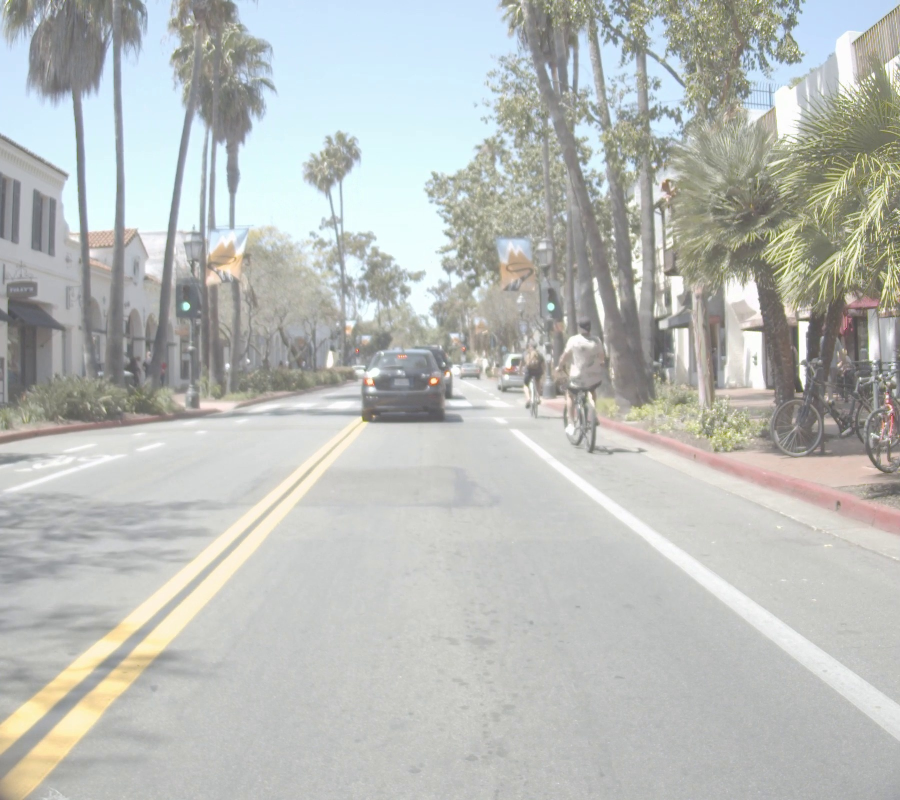
#> input picture data/img/FLIR_09312.jpg, 1800 x 1600 px (shown at 1/2 size); its folder holds only this picture in this run
$ python -i utils.py   (imports and definitions only)
#> lines starting #> are read from the running program, lines starting #| are printed output that depends on the picture
#> further down, picture is the input picture: shape (1600, 1800, 3); mean B, G, R 185.2, 188.6, 185.9
import PySimpleGUI as sg
import os, cv2, io
import matplotlib.pyplot as plt
import scipy
import scipy.cluster
import numpy as np
from matplotlib.colors import rgb_to_hsv, hsv_to_rgb
from sklearn.mixture import BayesianGaussianMixture

from sklearn.cluster import KMeans

# [1 line not run here, left out]
plt.rcParams['lines.linewidth'] = 0.6
# plt.rcParams['ytick.left'] = False

# [50 lines left out: functions plot_image, get_tree_data, draw_equal_hist, not called in this run]

def draw_hist(image):
    gray = cv2.cvtColor(image, cv2.COLOR_BGR2GRAY)
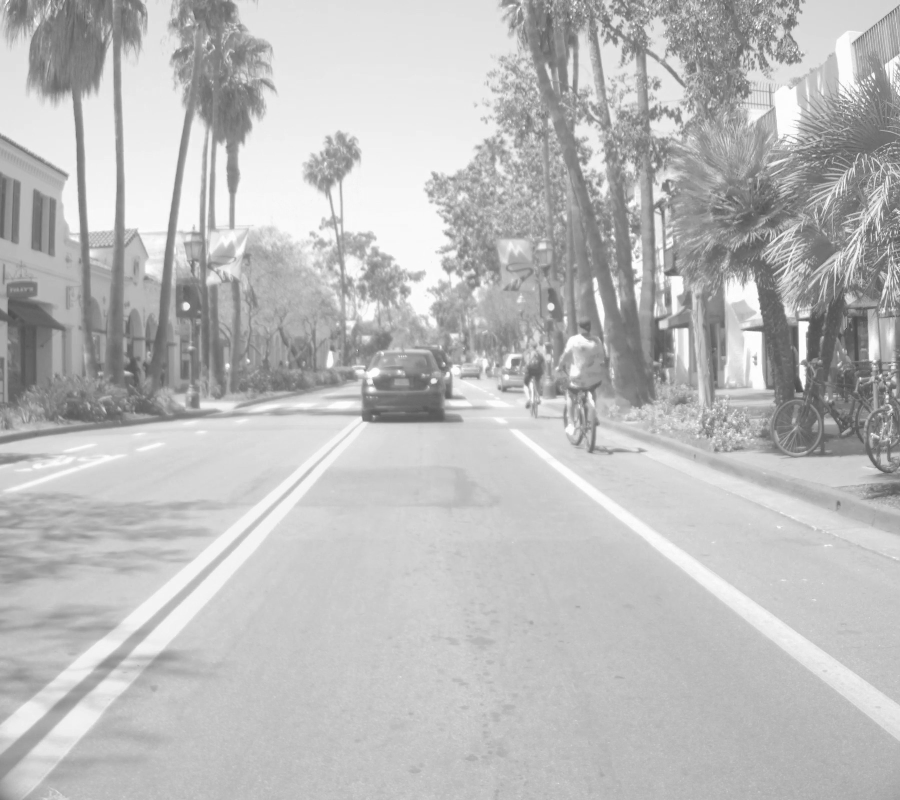
#> gray: shape (1600, 1800) (shown at 1/2 size); min 57, max 255, mean 187.4
    eq_grayscale_image = cv2.equalizeHist(gray)
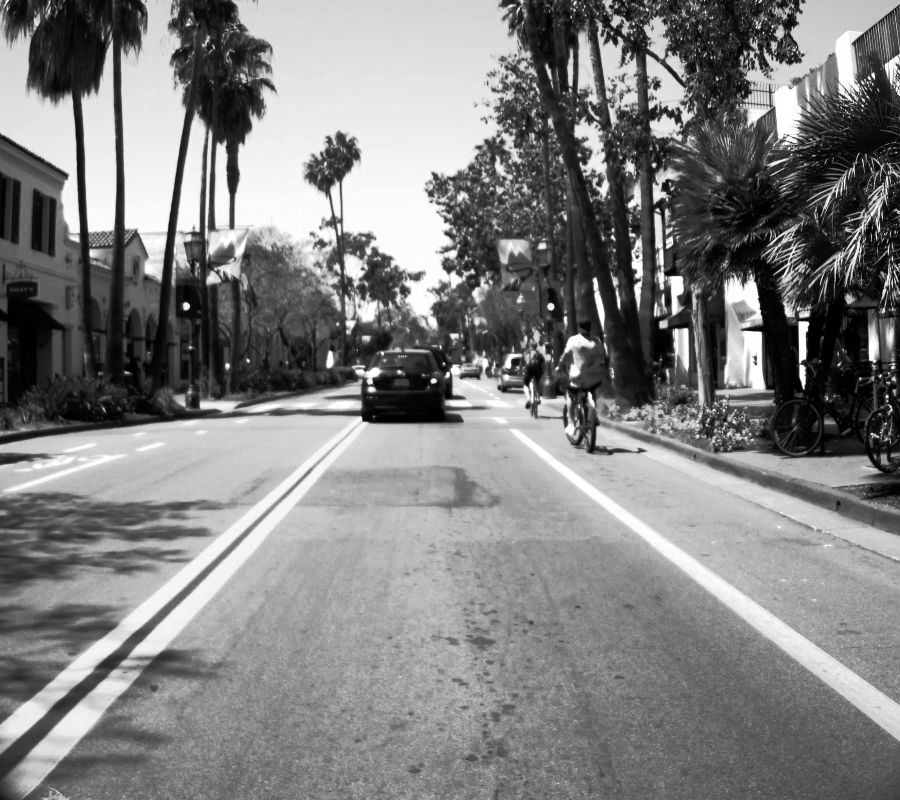
#> eq_grayscale_image: shape (1600, 1800) (shown at 1/2 size); min 0, max 255, mean 128.6

    fig, [ax2, ax1] = plt.subplots(2, 1, figsize=(2,3.5), sharex=True)
    # plt.title("Grayscale_Histogram", fontsize=9)
    histogram = cv2.calcHist([gray], [0], None, [256], [0, 256])
#> histogram = 256 values, max 52151 at index 194, min 0 at index 0, mean 11250
    eq_histogram = cv2.calcHist([eq_grayscale_image], [0], None, [256], [0, 256])
#> eq_histogram = 256 values, max 52151 at index 133, min 0 at index 22, mean 11250

    ax1.plot(histogram, color="C0", lw=0.6)
    ax1.set_title("GrayScale Hist")
    ax2.plot(eq_histogram, color="C8", lw=0.6)
    ax2.set_title("Eq'd Hist")

    fig.tight_layout()

    item = io.BytesIO()
    fig.savefig(item, format='png')
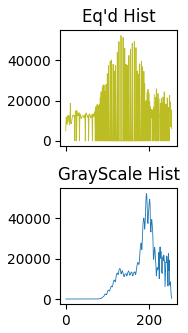
#> figure drawn by matplotlib, 2 panels; panel 2: curve peaks at x = 194, y = 52151
    plt.clf()
    plt.close('all')
    return gray, eq_grayscale_image, item.getvalue()

# [51 lines left out: functions draw_hsv, draw_rgb, draw_spectrum, not called in this run]

def rgb2hsv(rgb):
    return rgb_to_hsv(rgb)

def hsv2rgb(hsv):
    return hsv_to_rgb(hsv)

def rgb2hex(rgb):
    return '#%02x%02x%02x' % rgb

# [180 lines left out: functions elbow_plot, polyfit3d, plot_top_colors, plot_mask, plot_color_histogram, gaussian_mixture and 2 more, not called in this run]

>>> import cv2
>>> picture = cv2.imread('../data/img/FLIR_09312.jpg')
>>> result = draw_hist(picture)

$ run again, on data/img/FLIR_09331.jpg
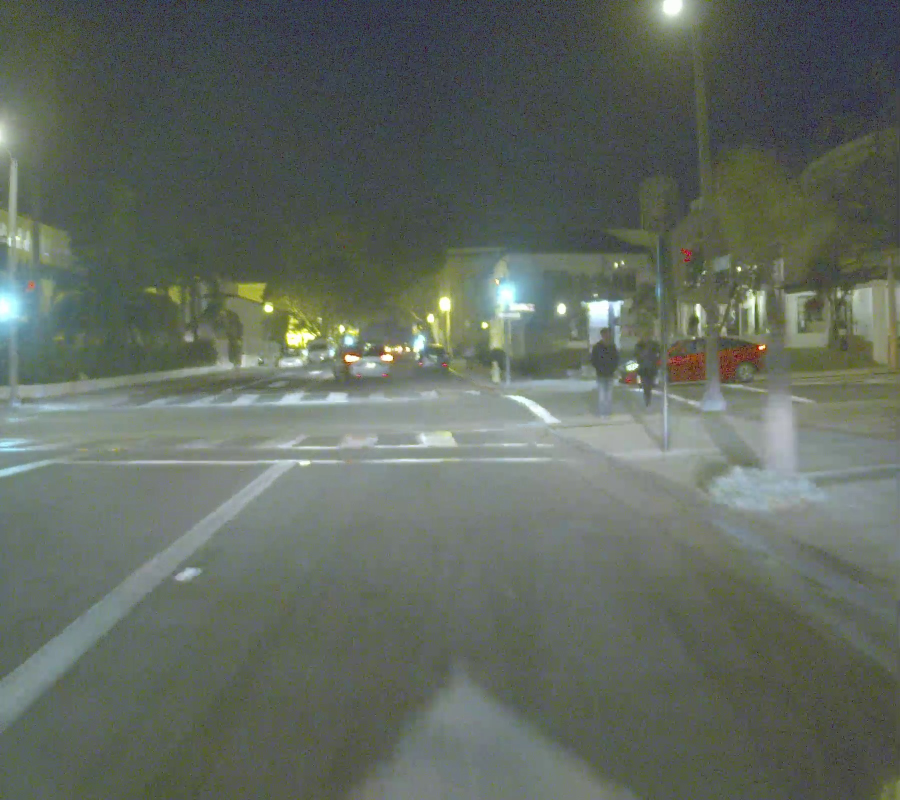
#> input picture data/img/FLIR_09331.jpg, 1800 x 1600 px (shown at 1/2 size)
#> picture is the input picture: shape (1600, 1800, 3); mean B, G, R 96.2, 105.7, 97.7
#> in draw_hist, `eq_grayscale_image = cv2.equalizeHist(gray)`:
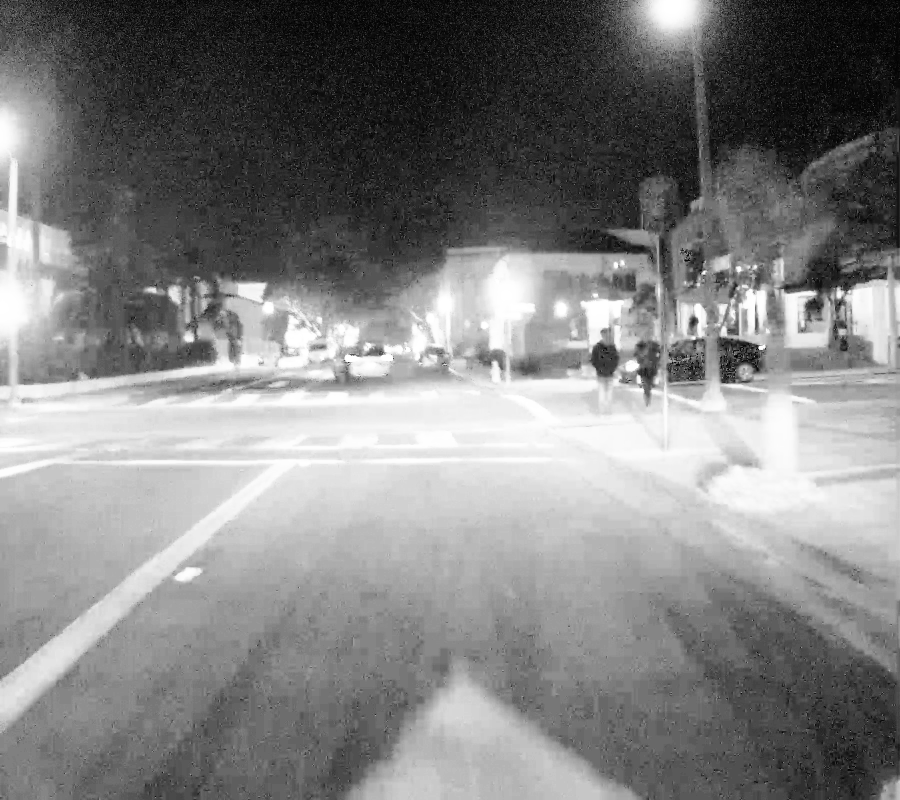
#> eq_grayscale_image: shape (1600, 1800) (shown at 1/2 size); min 0, max 255, mean 128.9
#> histogram = 256 values, max 56660 at index 89, min 0 at index 0, mean 11250
#> eq_histogram = 256 values, max 56660 at index 104, min 0 at index 11, mean 11250
#> in draw_hist, `fig.savefig(item, format='png')`:
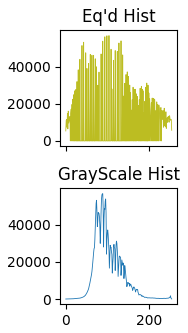
#> figure drawn by matplotlib, 2 panels; panel 2: curve peaks at x = 89, y = 56660

$ run again, on data/img/FLIR_09954.jpg
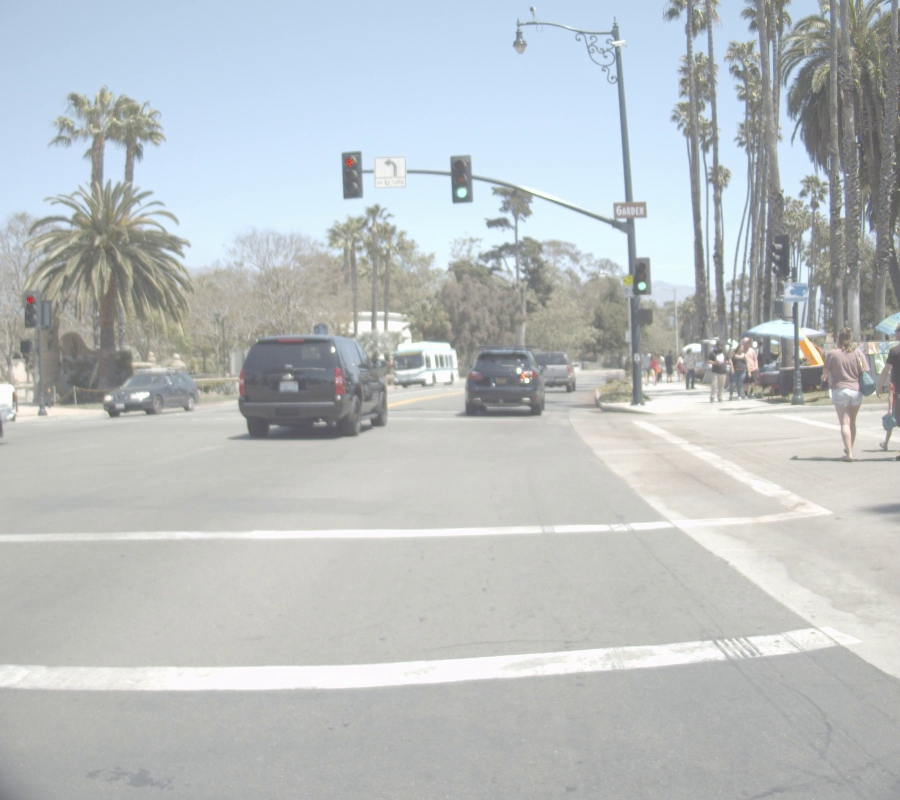
#> input picture data/img/FLIR_09954.jpg, 1800 x 1600 px (shown at 1/2 size)
#> picture is the input picture: shape (1600, 1800, 3); mean B, G, R 193.3, 191.8, 186.5
#> in draw_hist, `eq_grayscale_image = cv2.equalizeHist(gray)`:
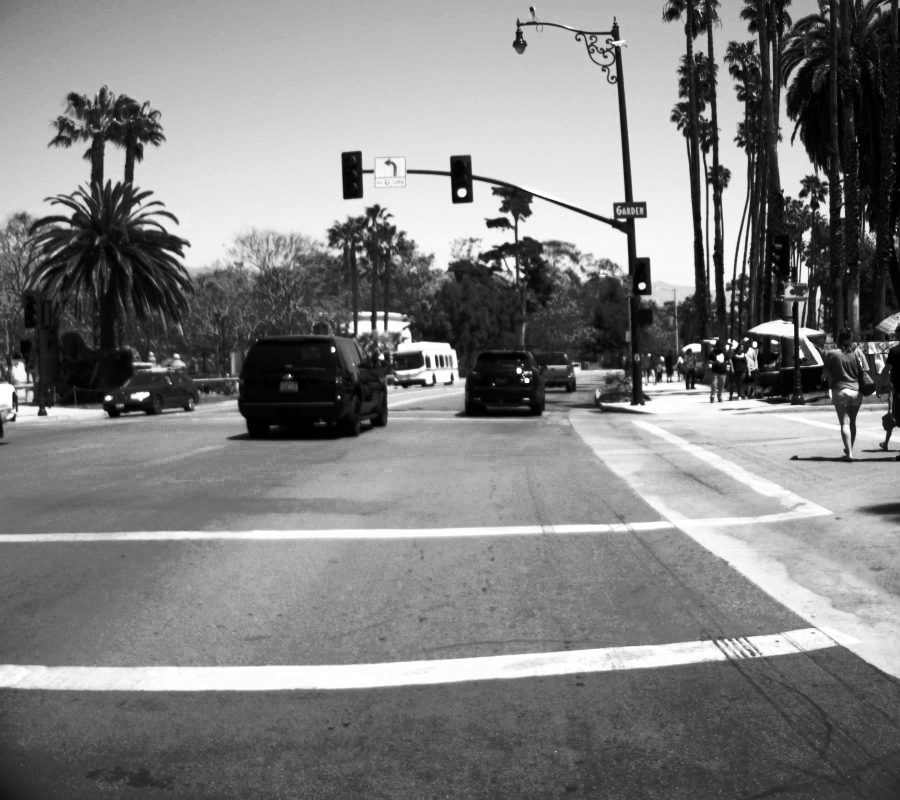
#> eq_grayscale_image: shape (1600, 1800) (shown at 1/2 size); min 0, max 255, mean 128.7
#> histogram = 256 values, max 56853 at index 200, min 0 at index 0, mean 11250
#> eq_histogram = 256 values, max 56853 at index 143, min 0 at index 55, mean 11250
#> in draw_hist, `fig.savefig(item, format='png')`:
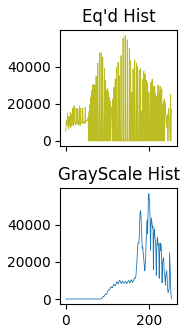
#> figure drawn by matplotlib, 2 panels; panel 2: curve peaks at x = 200, y = 56853
